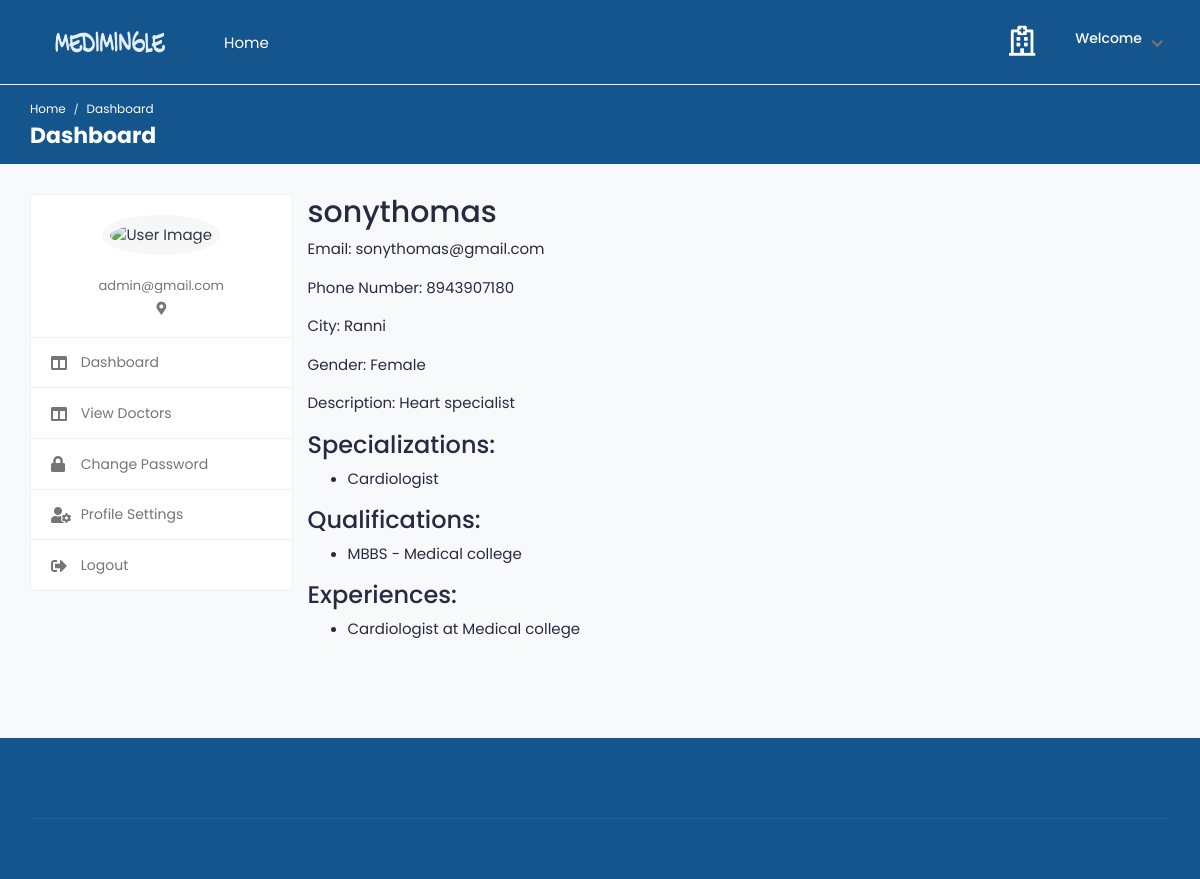
/pat_doc_view/4/ (signed in), run on an earlier commit of the app's database.
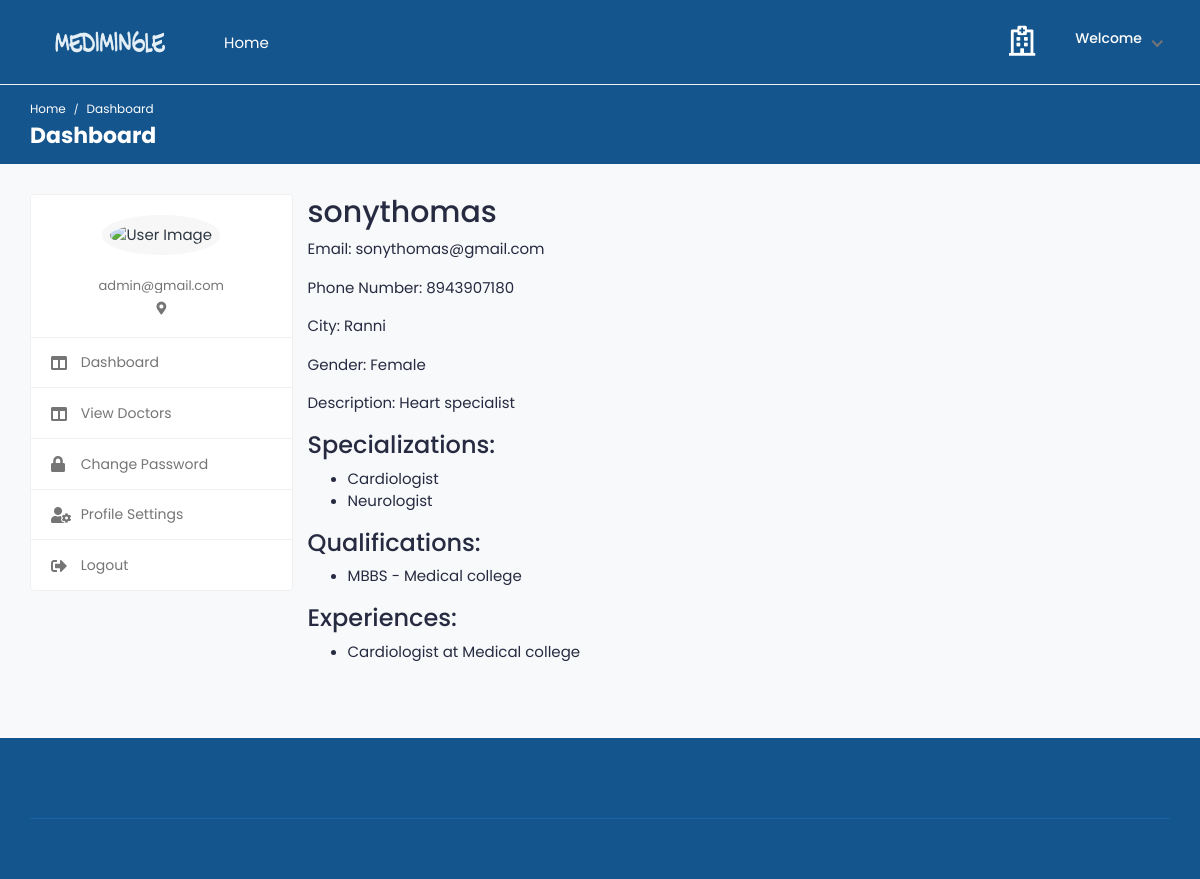
And on a later commit of the database.
### medi/models.py (models this page shows, shortened)
class DoctorSpecialization(models.Model):
    doctor = models.ForeignKey(Doctor, on_delete=models.CASCADE, null=True)
    specialized_category  = models.CharField(max_length=50, null=True)

class Qualification(models.Model):
    institution_name  = models.CharField(max_length=50, null=True)
    qualification_degree = models.CharField(max_length=50, null=True)
    years_of_completion = models.DateField(null=True)
    doctor = models.ForeignKey(Doctor, on_delete=models.CASCADE)

class Experience(models.Model):
    hospital_name = models.CharField(max_length=50, null=True)
    worked_from = models.DateField(null=True)
    worked_to = models.DateField(null=True)
    designation = models.CharField(max_length=50, null=True)
    doctor = models.ForeignKey(Doctor, on_delete=models.CASCADE)

### medi/views.py (the view)
# urls.py: path('pat_doc_view/<int:doctor_id>/', views.pat_doc_view, name='pat_doc_view'),
@never_cache
@login_required(login_url='signin')
def pat_doc_view(request, doctor_id):
    doctor = get_object_or_404(tbl_user, id=doctor_id, user_type='doctor')
    doctor_details = {
        'basic_info': doctor,
        'profile': doctor.doctor,
        'specializations': DoctorSpecialization.objects.filter(doctor=doctor.doctor),
        'qualifications': Qualification.objects.filter(doctor=doctor.doctor),
        'experiences': Experience.objects.filter(doctor=doctor.doctor),
    }
    context = {'doctor_details': doctor_details}
    return render(request, 'pat_doc_view.html', context)

### templates/pat_doc_view.html (shortened to what this page needs)
{% load static %}
{% include "includes/pat_header.html" %}
<div>
<h2>{{ doctor_details.basic_info.username }}</h2>
<p>Email: {{ doctor_details.basic_info.email }}</p>
<p>Phone Number: {{ doctor_details.basic_info.phone_number }}</p>
<p>City: {{ doctor_details.profile.city }}</p>
<p>Gender: {{ doctor_details.profile.gender }}</p>
<p>Description: {{ doctor_details.profile.description }}</p>
<h3>Specializations:</h3>
<ul>
    {% for specialization in doctor_details.specializations %}
        <li>{{ specialization.specialized_category }}</li>
    {% endfor %}
</ul>
<h3>Qualifications:</h3>
<ul>
    {% for qualification in doctor_details.qualifications %}
        <li>{{ qualification.qualification_degree }} - {{ qualification.institution_name }}</li>
    {% endfor %}
</ul>
<h3>Experiences:</h3>
<ul>
    {% for experience in doctor_details.experiences %}
        <li>{{ experience.designation }} at {{ experience.hospital_name }}</li>
    {% endfor %}
</ul>
</div>
</div>
</div>
</div>
<footer class="footer">
    <div class="footer-top">
    </div>
    <div class="footer-bottom">
        <div class="container-fluid">
            <div class="copyright">
            </div>
        </div>
    </div>
</footer>
</div>
</body>
</html>

What changed in the data, as far as the page shows it:
added DoctorSpecialization: specialized_category "Neurologist"
